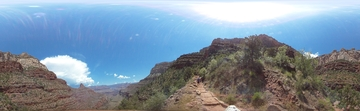
#> input picture databases/panorama_grand_canyon.jpg, 360 x 111 px
$ python -i improc.py   (imports and definitions only)
#> lines starting #> are read from the running program, lines starting #| are printed output that depends on the picture; after the words box and inside, x2 and y2 are one past the last pixel; in counts of white or black regions, pixels touching at a corner belong together
import cv2
import numpy as np


def resize(width, height):
    '''Return a function to resize image to given size'''
    return lambda im: cv2.resize(im, (width, height))


def histeq(im):
    '''Histogram equalisation: Requires uint8s as input'''
    return cv2.equalizeHist(im)


def to_float(im):
    # Normalise values
    info = np.iinfo(im.dtype)
    return im.astype(float) / info.max


def add_randomness(im, sigma):
    assert im.dtype == float
    im += sigma * np.random.standard_normal(im.shape)
    return np.clip(im, 0, 1)


def fill_holes(im):
    '''Fills in any black objects'''
    assert im.dtype == np.uint8

    # Find polygons
    contours, _ = cv2.findContours(im, cv2.RETR_TREE, cv2.CHAIN_APPROX_SIMPLE)
    if not contours:
        return

    # Find the biggest polygon...
    biggest_idx = np.argmax([cv2.contourArea(cnt) for cnt in contours])

    #...drop it from list and colour it white
    biggest_cnt = contours.pop(biggest_idx)
    cv2.drawContours(im, [biggest_cnt], 0, 255, -1)

    # Colour remaining polygons black
    for cnt in contours:
        cv2.drawContours(im, [cnt], 0, 0, -1)

    return im


def threshold_otsu(im):
    _, thresh = cv2.threshold(
        im, 0, 255, cv2.THRESH_BINARY_INV + cv2.THRESH_OTSU)
    return thresh


def ground_mask(im):
    # First, roughly threshold image
    im = threshold_otsu(im)

    # Set top row to black and bottom row to white before we fill
    im[-1, :] = 255
    im[0, :] = 0

    # Fill any black holes
    im = fill_holes(im)

    # Fill white holes, by inverting, filling then inverting again
    im = cv2.bitwise_not(im)
    im = fill_holes(im)
    return cv2.bitwise_not(im)


def remove_sky(im):
    '''Sets the sky to 0'''
    mask = ground_mask(im)
    im = cv2.bitwise_and(im, mask)
    return im


def remove_sky_and_histeq(im):
    mask = ground_mask(im)
    return cv2.bitwise_and(histeq(im), mask)

>>> import cv2
>>> picture = cv2.imread('../databases/panorama_grand_canyon.jpg', cv2.IMREAD_GRAYSCALE)
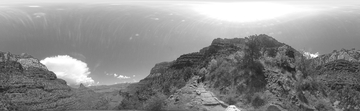
#> picture: shape (111, 360); min 21, max 255, mean 140.7
>>> result = remove_sky_and_histeq(picture)
#> in threshold_otsu, `_, thresh = cv2.threshold( im, 0, 255, cv2.THRESH_BINARY_INV + cv2.THR..`:
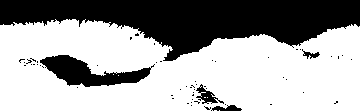
#> thresh: shape (111, 360); 64.3% white; 57 black regions (52 under 20 px), largest, box (x1, y1, x2, y2) and area: (0, 0, 360, 61) 12053, (40, 55, 155, 87) 1690, (196, 84, 224, 104) 207, (211, 105, 242, 111) 120, (302, 49, 320, 59) 72
#> in ground_mask, `im[-1, :] = 255`: im: shape (111, 360); 64.3% white; 57 black regions (52 under 20 px)
#> in fill_holes, `contours, _ = cv2.findContours(im, cv2.RETR_TREE, cv2.CHAIN_APPROX_SIM..`: contours = 89 contours, 84 with area under 20; largest, box (x1, y1, x2, y2) and area: (0, 19, 360, 111) 27413, (39, 54, 152, 88) 1808, (195, 83, 219, 105) 244, (211, 104, 243, 111) 124, (302, 50, 321, 60) 94
#> in fill_holes, `biggest_idx = np.argmax([cv2.contourArea(cnt) for cnt in contours])`: biggest_idx = 0
#> in fill_holes, `biggest_cnt = contours.pop(biggest_idx)`: biggest_cnt = contour of 337 points, box (x1, y1, x2, y2) (0, 19, 360, 111), area 27413
#> in fill_holes, `cv2.drawContours(im, [biggest_cnt], 0, 255, -1)`:
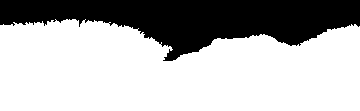
#> im: shape (111, 360); 69.9% white; 1 black region, box (x1, y1, x2, y2) and area: (0, 0, 360, 61) 12045
#> the loop in fill_holes, `for cnt in contours:` made 88 passes
#> cnt on passes 3, 5, 6, 8, 10, 14, 19, 23, 24, 25, 26, 27: [[203, 106], [204, 105], [205, 106], [204, 107]], [[226, 105], [227, 104], [228, 105], [227, 106]], [[190, 105], [191, 104], [192, 105], [191, 106]], [[224, 104], [225, 103], [226, 104], [225, 105]], [[210, 103], [211, 102], [212, 103], [211, 104]], [[190, 102], [191, 101], [192, 102], [191, 103]], [[191, 99], [192, 98], [193, 99], [192, 100]], [[302, 92], [303, 91], [304, 92], [303, 93]], [[192, 92], [193, 91], [194, 92], [193, 93]], [[193, 89], [194, 88], [195, 89], [194, 90]], [[179, 89], [180, 88], [181, 89], [180, 90]], [[205, 88], [206, 87], [207, 88], [206, 89]]
#> after the loop in fill_holes, `for cnt in contours:`:
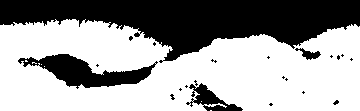
#> im: shape (111, 360); 62.2% white; 22 black regions (18 under 20 px), largest, box (x1, y1, x2, y2) and area: (0, 0, 360, 63) 12110, (18, 54, 158, 89) 2089, (186, 83, 243, 111) 616, (295, 48, 321, 60) 137
#> in ground_mask, `im = cv2.bitwise_not(im)`: im: shape (111, 360); 37.8% white; 22 white regions (18 under 20 px)
#> in fill_holes (call 2), `contours, _ = cv2.findContours(im, cv2.RETR_TREE, cv2.CHAIN_APPROX_SIM..`: contours = 41 contours, 36 with area under 20; largest, box (x1, y1, x2, y2) and area: (0, 0, 360, 63) 11661, (18, 54, 158, 89) 1954, (186, 83, 243, 111) 578, (295, 48, 321, 60) 108, (203, 102, 228, 109) 67
#> in fill_holes (call 2), `biggest_idx = np.argmax([cv2.contourArea(cnt) for cnt in contours])`: biggest_idx = 34
#> in fill_holes (call 2), `biggest_cnt = contours.pop(biggest_idx)`: biggest_cnt = contour of 350 points, box (x1, y1, x2, y2) (0, 0, 360, 63), area 11661
#> the loop in fill_holes (call 2), `for cnt in contours:` made 40 passes
#> cnt on passes 4, 5, 6, 9, 10, 11, 12, 14, 15, 16, 18, 19: [[303, 91], [302, 92], [303, 93], [304, 92]], [[180, 88], [179, 89], [180, 90], [181, 89]], [[186, 85], [185, 86], [186, 87], [187, 86]], [[200, 101], [201, 100], [202, 101], [201, 102]], [[191, 101], [192, 100], [193, 101], [192, 102]], [[192, 100], [193, 99], [194, 100], [193, 101]], [[194, 88], [195, 87], [196, 88], [195, 89]], [[286, 78], [285, 79], [286, 80], [287, 79]], [[283, 76], [282, 77], [283, 78], [284, 77]], [[97, 64], [96, 65], [97, 66], [98, 65]], [[351, 58], [350, 59], [351, 60], [352, 59]], [[268, 56], [267, 57], [268, 58], [269, 57]]
#> after the loop in fill_holes (call 2), `for cnt in contours:`:
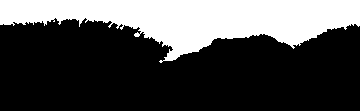
#> im: shape (111, 360); 30.2% white; 1 white region, box (x1, y1, x2, y2) and area: (0, 0, 360, 63) 12082
#> in histeq, `return cv2.equalizeHist(im)`:
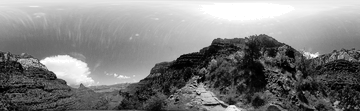
#> returned value: shape (111, 360); min 0, max 255, mean 128.3
#> in remove_sky_and_histeq, `return cv2.bitwise_and(histeq(im), mask)`:
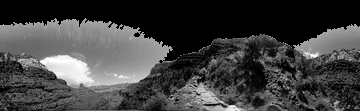
#> returned value: shape (111, 360); min 0, max 255, mean 64.6
